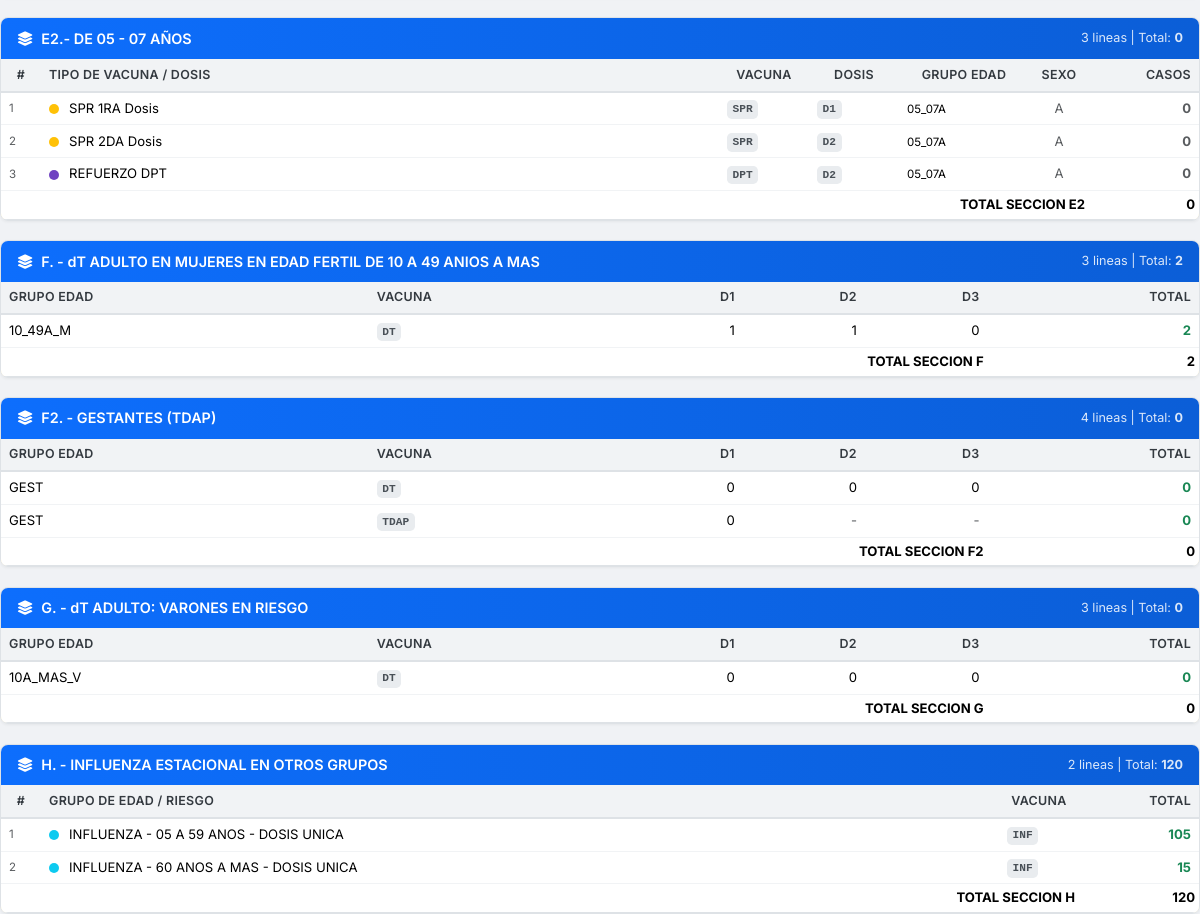
The app's page /reporte_esni.php (signed in, middle part), older data.
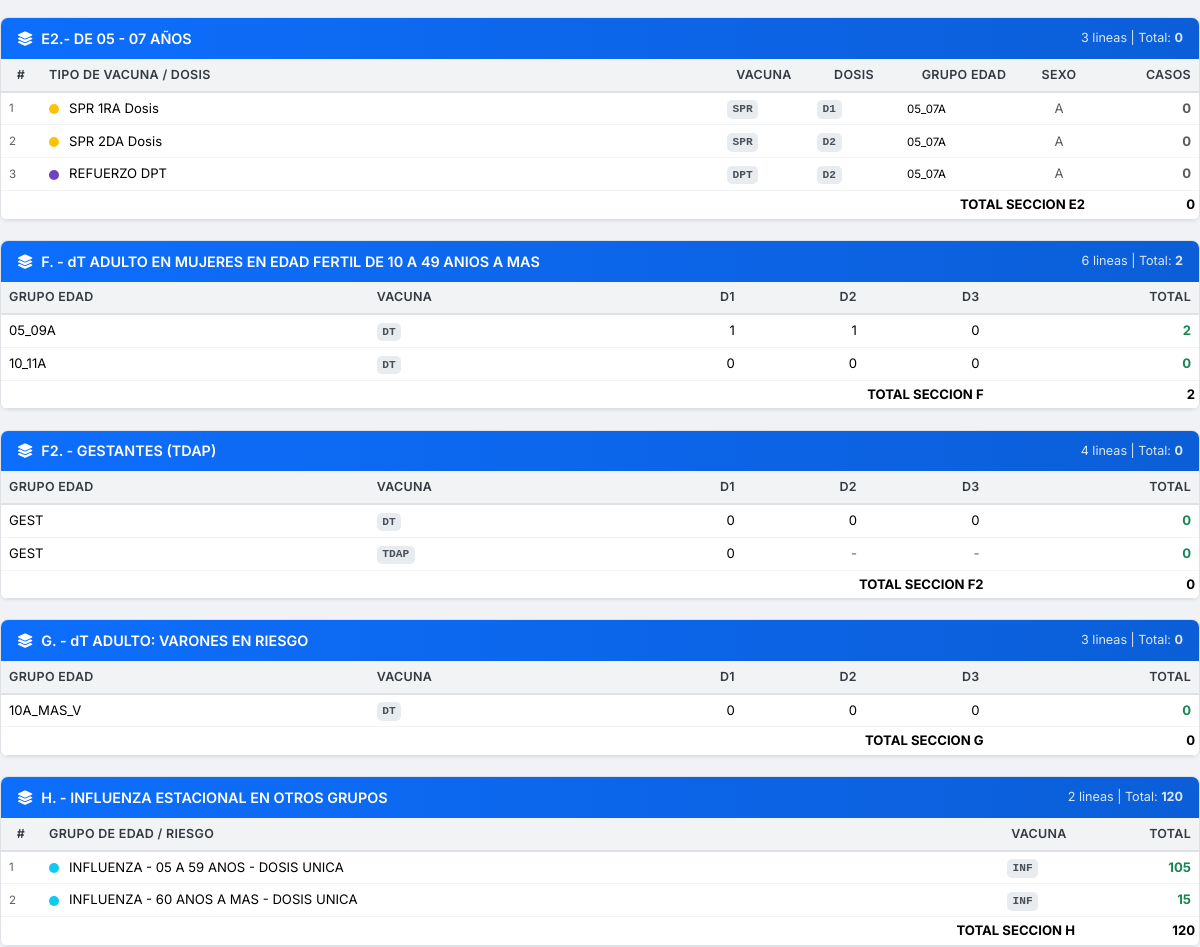
The same page, newer data.
### tables this page shows
CREATE TABLE `ESNI_SECCION_REPORTE` (
  `id_seccion` int(11) NOT NULL,
  `codigo` varchar(10) NOT NULL,
  `titulo` varchar(200) NOT NULL,
  `descripcion` varchar(300) DEFAULT NULL,
  `layout` enum('lista','matriz_dosis','matriz_edad','total_uno','matriz_sexo') NOT NULL DEFAULT 'lista',
  `orden` int(11) NOT NULL DEFAULT 0,
  `activo` tinyint(1) NOT NULL DEFAULT 1
);

CREATE TABLE `ESNI_LINEA_REPORTE` (
  `id_linea` int(11) NOT NULL,
  `id_seccion` int(11) NOT NULL,
  `orden` int(11) NOT NULL DEFAULT 0,
  `etiqueta` varchar(200) NOT NULL,
  `id_vacuna` int(11) DEFAULT NULL,
  `id_dosis` int(11) DEFAULT NULL,
  `id_grupo_edad` int(11) DEFAULT NULL,
  `sexo` enum('M','F','A') NOT NULL DEFAULT 'A',
  `activo` tinyint(1) NOT NULL DEFAULT 1
);

CREATE TABLE `ESNI_VACUNA` (
  `id_vacuna` int(11) NOT NULL,
  `codigo` varchar(30) NOT NULL,
  `nombre` varchar(80) NOT NULL,
  `descripcion` varchar(200) DEFAULT NULL,
  `color` varchar(20) DEFAULT '#0d6efd',
  `activo` tinyint(1) NOT NULL DEFAULT 1,
  `fecha_creacion` datetime NOT NULL DEFAULT current_timestamp()
);

CREATE TABLE `ESNI_DOSIS` (
  `id_dosis` int(11) NOT NULL,
  `codigo` varchar(40) NOT NULL,
  `nombre` varchar(60) NOT NULL,
  `orden` int(11) NOT NULL DEFAULT 0,
  `activo` tinyint(1) NOT NULL DEFAULT 1
);

CREATE TABLE `ESNI_GRUPO_EDAD` (
  `id_grupo_edad` int(11) NOT NULL,
  `codigo` varchar(40) NOT NULL,
  `nombre` varchar(80) NOT NULL,
  `tipo_edad` enum('D','M','A','R') NOT NULL DEFAULT 'A',
  `edad_min` int(11) DEFAULT NULL,
  `edad_max` int(11) DEFAULT NULL,
  `descripcion` varchar(150) DEFAULT NULL,
  `activo` tinyint(1) NOT NULL DEFAULT 1
);

### reporte_esni.php (the view, shortened to what the rows shown need)
<?php
require_once 'includes/functions.php';
require_once 'includes/esni_data.php';
$pdo = getDBConnection();
$esquemaOK = esniEsquemaInstalado($pdo);
$cols = esniResolverColumnas($pdo);
$fAnio            = trim($_GET['anio'] ?? '');
$fMes             = trim($_GET['mes'] ?? '');
$fEstablecimiento = trim($_GET['establecimiento'] ?? '');
$fDepartamento    = trim($_GET['departamento'] ?? '');
$fProfesional     = trim($_GET['profesional'] ?? '');
$filtros = [
    'anio'            => $fAnio,
    'mes'             => $fMes,
    'establecimiento' => $fEstablecimiento,
    'departamento'    => $fDepartamento,
    'profesional'     => $fProfesional,
    'id_ups'          => ESNI_ID_UPS,
];
$anios           = esniGetAniosDisponibles($pdo, $cols, ESNI_ID_UPS);
if ($fAnio === '' && !empty($anios)) $fAnio = $anios[0];
$filtros['anio'] = $fAnio;
$ejecutar = isset($_GET['generar']) || $fAnio !== '' || $fMes !== '' || $fEstablecimiento !== '' || $fDepartamento !== '' || $fProfesional !== '';
$reporte = null;
$debugSQL = null;
if ($ejecutar && $esquemaOK) {
    $t0 = microtime(true);
    $reporte = esniEjecutarReporte($pdo, $filtros, $cols);
    $tEjec = round(microtime(true) - $t0, 3);
    $reporte['tiempo_ejecucion'] = $tEjec;
}
include 'includes/header.php';
?>
<?php if ($ejecutar && $esquemaOK && $reporte): ?>
<?php if (!empty($reporte['error'])): ?>
<div class="alert alert-danger">
    <h6 class="alert-heading"><i class="fas fa-exclamation-circle me-2"></i>Error al ejecutar el reporte</h6>
    <p class="mb-2"><?= htmlspecialchars($reporte['error']) ?></p>
    <?php if ($debugSQL): ?>
    <details>
        <summary class="small">Ver SQL debug</summary>
        <div class="esni-debug mt-2"><?= "SQL: " . htmlspecialchars($debugSQL['sql']) . "\n\nPARAMS: " . htmlspecialchars(json_encode($debugSQL['params'], JSON_PRETTY_PRINT | JSON_UNESCAPED_UNICODE)) ?></div>
    </details>
    <?php endif; ?>
</div>
<?php else: ?>
<?php foreach ($reporte['secciones'] as $sec): ?>
<div class="esni-section-card">
    <div class="esni-section-header">
        <span><i class="fas fa-layer-group me-2"></i><?= htmlspecialchars($sec['titulo']) ?></span>
        <small><?= count($sec['lineas']) ?> lineas | Total: <strong><?= number_format($sec['total']) ?></strong></small>
    </div>
    <div class="card-body p-0">
        <?php if (empty($sec['lineas'])): ?>
            <div class="text-center text-muted py-3"><i class="fas fa-inbox me-2"></i>Esta seccion no tiene lineas configuradas. Agregalas desde <a href="esni_config.php">Configurar ESNI</a>.</div>
        <?php else: ?>
            <?php
            switch ($sec['layout']) {
                case 'matriz_dosis':   echo renderMatrizDosis($sec); break;
                case 'total_uno':      echo renderTotalUno($sec);    break;
                case 'matriz_sexo':    echo renderMatrizSexo($sec);  break;
                default:               echo renderLista($sec);       break;
            }
            ?>
        <?php endif; ?>
    </div>
</div>
<?php endforeach; ?>
<?php endif; ?>
<?php endif; ?>
<?php
function renderLista(array $sec): string {
    ?>
    <div class="table-responsive">
        <table class="table table-sm table-hover esni-table mb-0">
            <thead>
                <tr>
                    <th style="width:40px;">#</th>
                    <th class="text-start">Tipo de Vacuna / Dosis</th>
                    <th style="width:90px;">Vacuna</th>
                    <th style="width:90px;">Dosis</th>
                    <th style="width:130px;">Grupo Edad</th>
                    <th style="width:60px;">Sexo</th>
                    <th class="text-end" style="width:110px;">Casos</th>
                </tr>
            </thead>
            <tbody>
                <?php foreach ($sec['lineas'] as $i => $lin): ?>
                <tr class="<?= $lin['cantidad'] > 0 ? '' : 'text-muted' ?>">
                    <td class="text-muted small"><?= $i + 1 ?></td>
                    <td>
                        <?php if ($lin['vacuna_color']): ?>
                            <span class="esni-vac-dot" style="background:<?= htmlspecialchars($lin['vacuna_color']) ?>"></span>
                        <?php endif; ?>
                        <?= htmlspecialchars($lin['etiqueta']) ?>
                    </td>
                    <td><span class="esni-cod-pill"><?= htmlspecialchars($lin['vacuna_codigo'] ?: '-') ?></span></td>
                    <td><span class="esni-cod-pill"><?= htmlspecialchars($lin['dosis_codigo'] ?: '-') ?></span></td>
                    <td><small><?= htmlspecialchars($lin['grupo_edad_codigo'] ?: '-') ?></small></td>
                    <td class="text-center">
                        <?php if ($lin['sexo'] === 'F'): ?><span class="badge bg-info">F</span>
                        <?php elseif ($lin['sexo'] === 'M'): ?><span class="badge bg-warning text-dark">V</span>
                        <?php else: ?><span class="text-muted">A</span><?php endif; ?>
                    </td>
                    <td class="text-end fw-bold <?= $lin['cantidad'] > 0 ? 'text-success' : 'text-muted' ?>"><?= number_format($lin['cantidad']) ?></td>
                </tr>
                <?php endforeach; ?>
            </tbody>
            <tfoot>
                <tr class="esni-total-row">
                    <td colspan="6" class="text-end">TOTAL SECCION <?= htmlspecialchars($sec['codigo']) ?></td>
                    <td class="text-end"><?= number_format($sec['total']) ?></td>
                </tr>
            </tfoot>
        </table>
    </div>
    <?php
    return ob_get_clean();
}
function renderMatrizDosis(array $sec): string {
    $grupos = [];
    foreach ($sec['lineas'] as $lin) {
        $key = ($lin['vacuna_codigo'] ?: '-') . '|' . ($lin['grupo_edad_codigo'] ?: '-');
        if (!isset($grupos[$key])) {
            $grupos[$key] = [
                'etiqueta' => $lin['etiqueta'],
                'vacuna'   => $lin['vacuna_codigo'] ?: '-',
                'edad'     => $lin['grupo_edad_codigo'] ?: '-',
                'dosis'    => [],
            ];
        }
        $grupos[$key]['dosis'][$lin['dosis_codigo']] = $lin['cantidad'];
    }
    $ordenDosis = ['D1' => 1, 'D2' => 2, 'D3' => 3, 'D4' => 4, 'DU' => 5,
                   'REF1' => 6, 'REF2' => 7, 'REF3' => 8, 'TOT' => 9];
    $presentes = [];
    foreach ($sec['lineas'] as $lin) {
        if (!empty($lin['dosis_codigo']) && !in_array($lin['dosis_codigo'], $presentes, true)) {
            $presentes[] = $lin['dosis_codigo'];
        }
    }
    usort($presentes, function ($a, $b) use ($ordenDosis) {
        $ia = $ordenDosis[$a] ?? 999;
        $ib = $ordenDosis[$b] ?? 999;
        if ($ia === $ib) return strcmp($a, $b);
        return $ia <=> $ib;
    });
    $dosisCols = !empty($presentes) ? $presentes : ['D1', 'D2', 'D3'];
    ?>
    <div class="table-responsive">
        <table class="table table-sm table-hover esni-table mb-0">
            <thead>
                <tr>
                    <th class="text-start">Grupo Edad</th>
                    <th class="text-start">Vacuna</th>
                    <?php foreach ($dosisCols as $dc): ?><th class="text-end"><?= $dc ?></th><?php endforeach; ?>
                    <th class="text-end">Total</th>
                </tr>
            </thead>
            <tbody>
                <?php foreach ($grupos as $g):
                    $tot = array_sum($g['dosis']);
                ?>
                <tr class="<?= $tot > 0 ? '' : 'text-muted' ?>">
                    <td class="text-start"><?= htmlspecialchars($g['edad']) ?></td>
                    <td class="text-start"><span class="esni-cod-pill"><?= htmlspecialchars($g['vacuna']) ?></span></td>
                    <?php foreach ($dosisCols as $dc): ?>
                        <td class="text-end"><?= isset($g['dosis'][$dc]) ? number_format($g['dosis'][$dc]) : '<span class="text-muted">-</span>' ?></td>
                    <?php endforeach; ?>
                    <td class="text-end fw-bold text-success"><?= number_format($tot) ?></td>
                </tr>
                <?php endforeach; ?>
            </tbody>
            <tfoot>
                <tr class="esni-total-row">
                    <td colspan="<?= 2 + count($dosisCols) ?>" class="text-end">TOTAL SECCION <?= htmlspecialchars($sec['codigo']) ?></td>
                    <td class="text-end"><?= number_format($sec['total']) ?></td>
                </tr>
            </tfoot>
        </table>
    </div>
    <?php
    return ob_get_clean();
}
    ?>
    <?php
function renderTotalUno(array $sec): string {
    ?>
    <div class="table-responsive">
        <table class="table table-sm table-hover esni-table mb-0">
            <thead>
                <tr>
                    <th style="width:40px;">#</th>
                    <th class="text-start">Grupo de Edad / Riesgo</th>
                    <th style="width:80px;">Vacuna</th>
                    <th class="text-end" style="width:120px;">Total</th>
                </tr>
            </thead>
            <tbody>
                <?php foreach ($sec['lineas'] as $i => $lin): ?>
                <tr class="<?= $lin['cantidad'] > 0 ? '' : 'text-muted' ?>">
                    <td class="text-muted small"><?= $i + 1 ?></td>
                    <td>
                        <?php if ($lin['vacuna_color']): ?>
                            <span class="esni-vac-dot" style="background:<?= htmlspecialchars($lin['vacuna_color']) ?>"></span>
                        <?php endif; ?>
                        <?= htmlspecialchars($lin['etiqueta']) ?>
                    </td>
                    <td><span class="esni-cod-pill"><?= htmlspecialchars($lin['vacuna_codigo'] ?: '-') ?></span></td>
                    <td class="text-end fw-bold <?= $lin['cantidad'] > 0 ? 'text-success' : 'text-muted' ?>"><?= number_format($lin['cantidad']) ?></td>
                </tr>
                <?php endforeach; ?>
            </tbody>
            <tfoot>
                <tr class="esni-total-row"><td colspan="3" class="text-end">TOTAL SECCION <?= htmlspecialchars($sec['codigo']) ?></td><td class="text-end"><?= number_format($sec['total']) ?></td></tr>
            </tfoot>
        </table>
    </div>
    <?php
    return ob_get_clean();
}
function renderMatrizSexo(array $sec): string {
    ?>
    <?php
    return ob_get_clean();
}
?>
<?php include 'includes/footer.php';

Row changes from the older to the newer data that the page shows:
computed for esni_seccion_reporte "F. - dT ADULTO EN MUJERES EN EDAD FERTIL DE 10 A 49 ANIOS A MAS": count($sec['lineas']) "3" → "6"
changed esni_linea_reporte (number 4 of 10 on the later page): id_grupo_edad.codigo "10_49A_M" → "05_09A"
added esni_linea_reporte: id_grupo_edad.codigo "10_11A", id_vacuna.codigo "DT", dosis "0", tot "0", shown under esni_seccion_reporte "F. - dT ADULTO EN MUJERES EN EDAD FERTIL DE 10 A 49 ANIOS A MAS"
